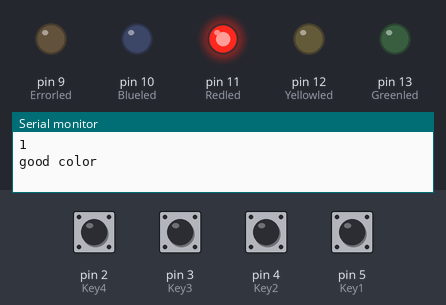
This sketch was run on a simulated Arduino Uno, built with avr-gcc and run on an emulated ATmega328P. Parts: output pins drawn as LEDs (lit = HIGH), the last lines printed to the serial monitor. Inputs (shaded band) come from the test bench; at power-on: pin 2 (Key4), pin 3 (Key3), pin 4 (Key2), pin 5 (Key1) HIGH. Random numbers use the default seed unless the sketch sets one.

Above: at 0.75 s.
At 1.95 s:
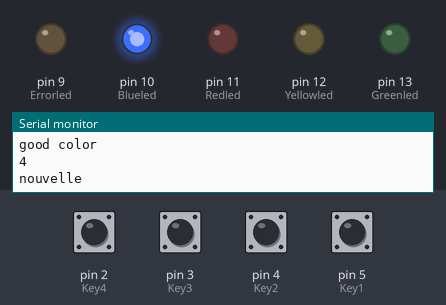
At 4.5 s:
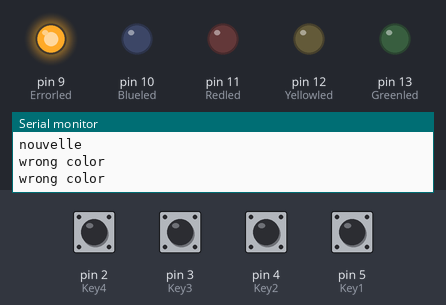
At 7.1 s:
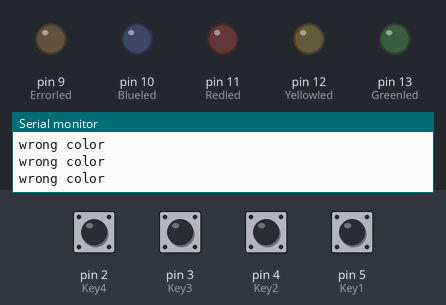
Timing chart, 0 to 8.6 s (numbered marks = the images above):
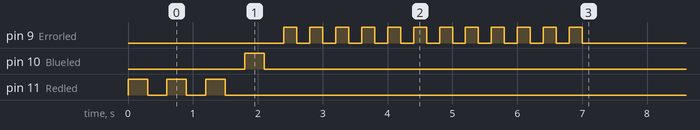

The sketch:

Simon.ino
```cpp
//pin Definitions
int Redled=11;
int Yellowled=12;
int Greenled=13;
int Blueled=10;
int Errorled=9;
int Key1=5; //Green button
int Key2=4; //Yellow button
int Key3=3; //Red button
int Key4=2; //Blue button

//variable to state of button
int key4State;
int key3State;
int key2State;
int key1State;

//variable to avoids persistence
bool TouchRed;
bool TouchYellow;
bool TouchGreen;
bool TouchBlue;

//variable to color serie
int serie[50];
int index_serie = 0;
int index_dispo = 0;

//variable that acts as a return
bool test;
int led;

void setup() {
  // put your setup code here, to run once:

  Serial.begin(9600);

  //set pin
  pinMode(Redled,OUTPUT);
  pinMode(Yellowled,OUTPUT);
  pinMode(Greenled,OUTPUT);
  pinMode(Blueled,OUTPUT);
  pinMode(Errorled,OUTPUT);
  pinMode(Key1,INPUT);
  pinMode(Key2,INPUT);
  pinMode(Key3,INPUT);
  pinMode(Key4,INPUT);

  //random first color in the serie
  randomSeed(analogRead(0));

  serie[0] = random(1,5);

  Serial.println(serie[0]);

  //display serie
  info_lumineuse();

}

void loop() {
  // put your main code here, to run repeatedly:

  //detect state of button
  key3State = digitalRead(Key3);
  key1State = digitalRead(Key1);
  key2State = digitalRead(Key2);
  key4State = digitalRead(Key4);

  //avoids persistence
  if (TouchRed == false && key3State == HIGH)
  {
    joue_couleur(1); //1 = red
    TouchRed = true;
  }
  else if(key3State == LOW)
  {
    TouchRed = false;
  }

if (TouchYellow == false && key2State == HIGH)
  {
     joue_couleur(2); //2 = yellow
    TouchYellow = true;
  }
  else if(key2State == LOW)
  {
    TouchYellow = false;
  }


if (TouchGreen == false && key1State == HIGH)
  {
    joue_couleur(3); //3 = green
    TouchGreen = true;
  }
  else if(key1State == LOW)
  {
    TouchGreen = false;
  }

if (TouchBlue == false && key4State == HIGH)
  {
    joue_couleur(4); //4 = blue
    TouchBlue = true;
  }
  else if(key4State == LOW)
  {
    TouchBlue = false;
  }

}

void joue_couleur(int color)
{

  test_couleur(color);

  if (test == true)
  {

    Serial.println("good color");

    // allume la lumière joue
    get_light_led(color);
    light_blink(led,300);

    index_serie ++;

    if (index_serie > index_dispo) // vérifie si on a atteint la fin de la série
    {

      if (index_serie <= 12)
      {

      //génère une nouvelle couleur dans la serie et l'affiche
      serie[index_serie] = random(1,5);

      Serial.println(serie[index_serie]);
      Serial.println("nouvelle");

      index_serie = 0;
      index_dispo ++;
      info_lumineuse();
      }
    }

  }
  else{
    Serial.println("wrong color");
    error_light();
    index_serie = 0;
  }
}

void test_couleur(int color) // change test à true si la couleur en paramètre est la bonne
{
  if (serie[index_serie] == color)
  {
    test = true;
  } else {
    test = false;
  }
}

void info_lumineuse() //affiche la série avec les lumières
{
  for (int i = 0; i <= index_dispo; i++)
  {
    get_light_led(serie[i]);
    light_blink(led,300);
  }
}

void error_light() // active la lumière d'erreur
{
  for (int i = 0; i < 4; i++)
  {
    light_blink(Errorled,200);
  }
}

void light_blink(int led,int time) //fait clignoter la lumière voulue le temps voulu
{
  digitalWrite(led,HIGH);
  delay(time);
  digitalWrite(led,LOW);
  delay(time);
}

void get_light_led(int number) // change led en fonction de la couleur en paramètre (1:red,2:yellox,3:green,4:blue) au pin de sa led
{
  if (number == 1) led = Redled;
  else if (number == 2) led = Yellowled;
  else if (number == 3) led = Greenled;
  else if (number == 4) led = Blueled;
}

void clear_led() // all LED off
{
digitalWrite(Redled,LOW);
digitalWrite(Greenled,LOW);
digitalWrite(Yellowled,LOW);
}
```

Measured:
- by itself, pin 9 (Errorled): alternates HIGH for 0.20 s and LOW for 0.20 s, 24 changes in all, then stays LOW
- by itself, pin 10 (Blueled): LOW → HIGH at 1.8 s, → LOW 0.30 s later
- by itself, pin 11 (Redled): alternates HIGH for 0.30 s and LOW for 0.30 s, 5 changes in all, then stays LOW
